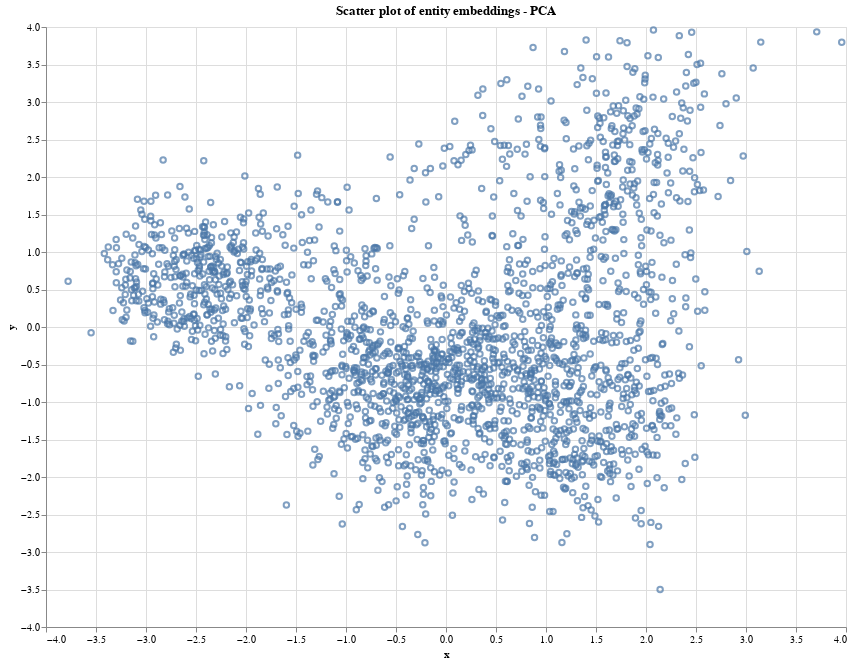

Notebook code cell kept with this figure:
### Code cell
# Create a line plot
scatter_plot = alt.Chart(embeddings_df).mark_point().encode(
    y=alt.Y('y', type="quantitative"),
    x=alt.X('x', type="quantitative"),
).properties(
    title='Scatter plot of entity embeddings - PCA'
)

scatter_plot.properties(width=800, height=600)

### Figure 1 — Vega-Lite specification as saved in the notebook (floating-point values rounded to 4 significant figures; data arrays with more than 128 entries replaced by an {"elided": "..."} marker saying what was removed)
{"config": {"view": {"continuousWidth": 300, "continuousHeight": 300}}, "data": {"name": "data-c888348b04cead67e440787ac31ae893"}, "mark": {"type": "point"}, "encoding": {"x": {"field": "x", "type": "quantitative"}, "y": {"field": "y", "type": "quantitative"}}, "height": 600, "title": "Scatter plot of entity embeddings - PCA", "width": 800, "$schema": "https://vega.github.io/schema/vega-lite/v5.17.0.json", "datasets": {"data-c888348b04cead67e440787ac31ae893": {"elided": "2131 records"}}}
